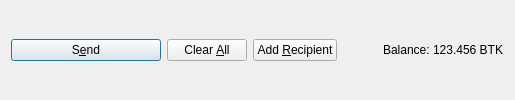
           <widget class="QFrame" name="frame_Send">
            <layout class="QHBoxLayout" name="horizontalLayout">
             <property name="topMargin">
              <number>6</number>
             </property>
             <property name="bottomMargin">
              <number>6</number>
             </property>
             <item>
              <widget class="QPushButton" name="sendButton">
               <property name="minimumSize">
                <size>
                 <width>150</width>
                 <height>0</height>
                </size>
               </property>
               <property name="toolTip">
                <string>Confirm the send action</string>
               </property>
               <property name="text">
                <string>S&amp;end</string>
               </property>
               <property name="icon">
                <iconset resource="../btk.qrc">
                 <normaloff>:/icons/send</normaloff>:/icons/send</iconset>
               </property>
               <property name="autoDefault">
                <bool>false</bool>
               </property>
               <property name="default">
                <bool>true</bool>
               </property>
              </widget>
             </item>
             <item>
              <widget class="QPushButton" name="clearButton">
               <property name="sizePolicy">
                <sizepolicy hsizetype="Minimum" vsizetype="Fixed">
                 <horstretch>0</horstretch>
                 <verstretch>0</verstretch>
                </sizepolicy>
               </property>
               <property name="toolTip">
                <string>Clear all fields of the form.</string>
               </property>
               <property name="text">
                <string>Clear &amp;All</string>
               </property>
               <property name="icon">
                <iconset resource="../btk.qrc">
                 <normaloff>:/icons/remove</normaloff>:/icons/remove</iconset>
               </property>
               <property name="autoDefault">
                <bool>false</bool>
               </property>
              </widget>
             </item>
             <item>
              <widget class="QPushButton" name="addButton">
               <property name="toolTip">
                <string>Send to multiple recipients at once</string>
               </property>
               <property name="text">
                <string>Add &amp;Recipient</string>
               </property>
               <property name="icon">
                <iconset resource="../btk.qrc">
                 <normaloff>:/icons/add</normaloff>:/icons/add</iconset>
               </property>
               <property name="autoDefault">
                <bool>false</bool>
               </property>
              </widget>
             </item>
             <item>
              <spacer name="horizontalSpacer">
               <property name="orientation">
                <enum>Qt::Horizontal</enum>
               </property>
               <property name="sizeHint" stdset="0">
                <size>
                 <width>40</width>
                 <height>20</height>
                </size>
               </property>
              </spacer>
             </item>
             <item>
              <layout class="QHBoxLayout" name="horizontalLayout_2">
               <property name="spacing">
                <number>3</number>
               </property>
               <item>
                <widget class="QLabel" name="label">
                 <property name="text">
                  <string>Balance:</string>
                 </property>
                </widget>
               </item>
               <item>
                <widget class="QLabel" name="labelBalance">
                 <property name="sizePolicy">
                  <sizepolicy hsizetype="Preferred" vsizetype="Fixed">
                   <horstretch>0</horstretch>
                   <verstretch>0</verstretch>
                  </sizepolicy>
                 </property>
                 <property name="cursor">
                  <cursorShape>IBeamCursor</cursorShape>
                 </property>
                 <property name="text">
                  <string notr="true">123.456 BTK</string>
                 </property>
                 <property name="textInteractionFlags">
                  <set>Qt::LinksAccessibleByMouse|Qt::TextSelectableByKeyboard|Qt::TextSelectableByMouse</set>
                 </property>
                </widget>
               </item>
              </layout>
             </item>
            </layout>
           </widget>
